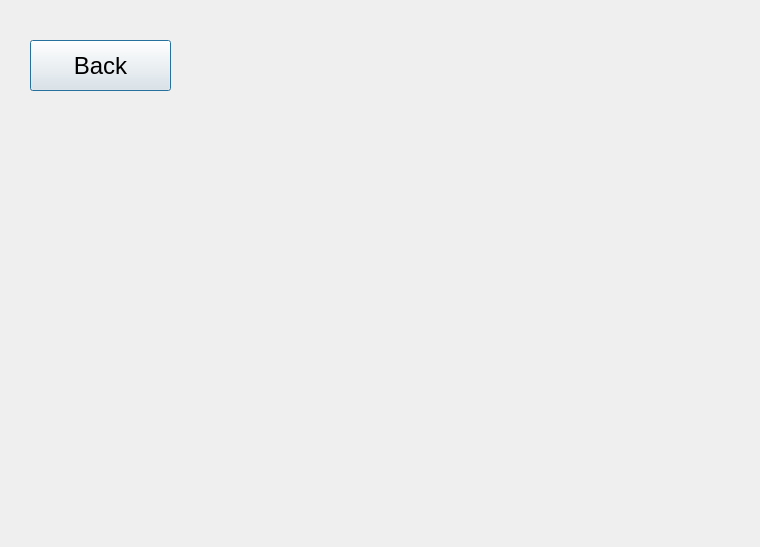
<?xml version="1.0" encoding="UTF-8"?>
<ui version="4.0">
 <class>Detect_Grab_Dialog</class>
 <widget class="QDialog" name="Detect_Grab_Dialog">
  <property name="geometry">
   <rect>
    <x>0</x>
    <y>0</y>
    <width>760</width>
    <height>547</height>
   </rect>
  </property>
  <property name="windowTitle">
   <string>Dialog</string>
  </property>
  <widget class="QPushButton" name="back_btn">
   <property name="geometry">
    <rect>
     <x>30</x>
     <y>40</y>
     <width>141</width>
     <height>51</height>
    </rect>
   </property>
   <property name="font">
    <font>
     <pointsize>18</pointsize>
    </font>
   </property>
   <property name="text">
    <string>Back</string>
   </property>
  </widget>
 </widget>
 <resources/>
 <connections/>
</ui>
